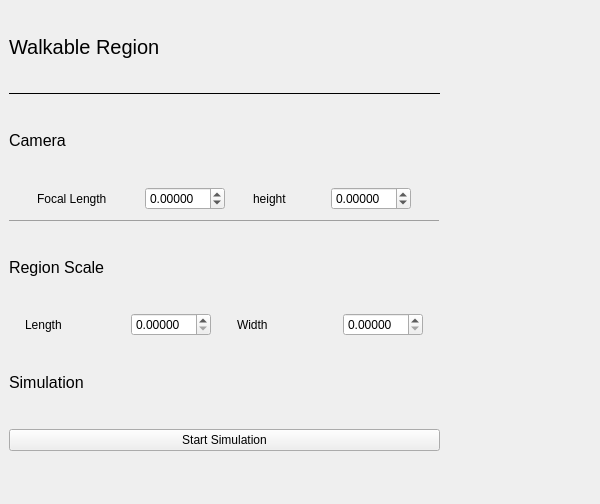
<?xml version="1.0" encoding="UTF-8"?>
<ui version="4.0">
 <class>CameraMenu</class>
 <widget class="QWidget" name="CameraMenu">
  <property name="geometry">
   <rect>
    <x>0</x>
    <y>0</y>
    <width>600</width>
    <height>504</height>
   </rect>
  </property>
  <property name="sizePolicy">
   <sizepolicy hsizetype="Preferred" vsizetype="Preferred">
    <horstretch>0</horstretch>
    <verstretch>0</verstretch>
   </sizepolicy>
  </property>
  <property name="minimumSize">
   <size>
    <width>600</width>
    <height>200</height>
   </size>
  </property>
  <property name="maximumSize">
   <size>
    <width>600</width>
    <height>16777215</height>
   </size>
  </property>
  <property name="windowTitle">
   <string>Form</string>
  </property>
  <widget class="QWidget" name="verticalLayoutWidget">
   <property name="geometry">
    <rect>
     <x>9</x>
     <y>10</y>
     <width>431</width>
     <height>441</height>
    </rect>
   </property>
   <layout class="QVBoxLayout" name="verticalLayout_2">
    <property name="spacing">
     <number>10</number>
    </property>
    <property name="sizeConstraint">
     <enum>QLayout::SetMaximumSize</enum>
    </property>
    <item>
     <widget class="QLabel" name="label">
      <property name="font">
       <font>
        <pointsize>15</pointsize>
       </font>
      </property>
      <property name="text">
       <string>Walkable Region</string>
      </property>
     </widget>
    </item>
    <item>
     <widget class="QLabel" name="label_12">
      <property name="maximumSize">
       <size>
        <width>16777215</width>
        <height>1</height>
       </size>
      </property>
      <property name="frameShape">
       <enum>QFrame::HLine</enum>
      </property>
      <property name="text">
       <string/>
      </property>
     </widget>
    </item>
    <item>
     <widget class="QLabel" name="label_2">
      <property name="font">
       <font>
        <pointsize>12</pointsize>
       </font>
      </property>
      <property name="frameShadow">
       <enum>QFrame::Plain</enum>
      </property>
      <property name="text">
       <string>Camera</string>
      </property>
     </widget>
    </item>
    <item>
     <layout class="QHBoxLayout" name="horizontalLayout">
      <property name="spacing">
       <number>0</number>
      </property>
      <property name="sizeConstraint">
       <enum>QLayout::SetDefaultConstraint</enum>
      </property>
      <item>
       <widget class="QLabel" name="label_3">
        <property name="sizePolicy">
         <sizepolicy hsizetype="Minimum" vsizetype="Minimum">
          <horstretch>0</horstretch>
          <verstretch>0</verstretch>
         </sizepolicy>
        </property>
        <property name="maximumSize">
         <size>
          <width>80</width>
          <height>16777215</height>
         </size>
        </property>
        <property name="text">
         <string>Focal Length</string>
        </property>
       </widget>
      </item>
      <item>
       <widget class="QDoubleSpinBox" name="focal">
        <property name="maximumSize">
         <size>
          <width>80</width>
          <height>16777215</height>
         </size>
        </property>
        <property name="decimals">
         <number>5</number>
        </property>
        <property name="minimum">
         <double>-10000.000000000000000</double>
        </property>
        <property name="maximum">
         <double>10000.000000000000000</double>
        </property>
        <property name="singleStep">
         <double>0.100000000000000</double>
        </property>
       </widget>
      </item>
      <item>
       <widget class="QLabel" name="label_4">
        <property name="sizePolicy">
         <sizepolicy hsizetype="Minimum" vsizetype="Minimum">
          <horstretch>0</horstretch>
          <verstretch>0</verstretch>
         </sizepolicy>
        </property>
        <property name="minimumSize">
         <size>
          <width>20</width>
          <height>0</height>
         </size>
        </property>
        <property name="maximumSize">
         <size>
          <width>50</width>
          <height>16777215</height>
         </size>
        </property>
        <property name="text">
         <string>height</string>
        </property>
       </widget>
      </item>
      <item>
       <widget class="QDoubleSpinBox" name="hei">
        <property name="maximumSize">
         <size>
          <width>80</width>
          <height>16777215</height>
         </size>
        </property>
        <property name="decimals">
         <number>5</number>
        </property>
        <property name="minimum">
         <double>-10000.000000000000000</double>
        </property>
        <property name="maximum">
         <double>10000.000000000000000</double>
        </property>
        <property name="singleStep">
         <double>0.100000000000000</double>
        </property>
       </widget>
      </item>
     </layout>
    </item>
    <item>
     <widget class="QLabel" name="label_13">
      <property name="maximumSize">
       <size>
        <width>16777215</width>
        <height>1</height>
       </size>
      </property>
      <property name="frameShape">
       <enum>QFrame::HLine</enum>
      </property>
      <property name="frameShadow">
       <enum>QFrame::Raised</enum>
      </property>
      <property name="text">
       <string/>
      </property>
     </widget>
    </item>
    <item>
     <widget class="QLabel" name="label_15">
      <property name="maximumSize">
       <size>
        <width>100</width>
        <height>16777215</height>
       </size>
      </property>
      <property name="font">
       <font>
        <pointsize>12</pointsize>
       </font>
      </property>
      <property name="text">
       <string>Region Scale</string>
      </property>
     </widget>
    </item>
    <item>
     <layout class="QHBoxLayout" name="horizontalLayout_9">
      <item>
       <widget class="QLabel" name="label_26">
        <property name="maximumSize">
         <size>
          <width>80</width>
          <height>16777215</height>
         </size>
        </property>
        <property name="text">
         <string>Length</string>
        </property>
       </widget>
      </item>
      <item>
       <widget class="QDoubleSpinBox" name="len">
        <property name="maximumSize">
         <size>
          <width>80</width>
          <height>16777215</height>
         </size>
        </property>
        <property name="decimals">
         <number>5</number>
        </property>
        <property name="maximum">
         <double>1000.000000000000000</double>
        </property>
        <property name="singleStep">
         <double>0.100000000000000</double>
        </property>
       </widget>
      </item>
      <item>
       <widget class="QLabel" name="label_27">
        <property name="maximumSize">
         <size>
          <width>80</width>
          <height>16777215</height>
         </size>
        </property>
        <property name="text">
         <string>Width</string>
        </property>
       </widget>
      </item>
      <item>
       <widget class="QDoubleSpinBox" name="width">
        <property name="maximumSize">
         <size>
          <width>80</width>
          <height>16777215</height>
         </size>
        </property>
        <property name="decimals">
         <number>5</number>
        </property>
       </widget>
      </item>
     </layout>
    </item>
    <item>
     <widget class="QLabel" name="label_16">
      <property name="maximumSize">
       <size>
        <width>100</width>
        <height>16777215</height>
       </size>
      </property>
      <property name="font">
       <font>
        <pointsize>12</pointsize>
       </font>
      </property>
      <property name="text">
       <string>Simulation</string>
      </property>
     </widget>
    </item>
    <item>
     <widget class="QPushButton" name="simulation">
      <property name="text">
       <string>Start Simulation</string>
      </property>
     </widget>
    </item>
   </layout>
  </widget>
 </widget>
 <resources/>
 <connections/>
</ui>
